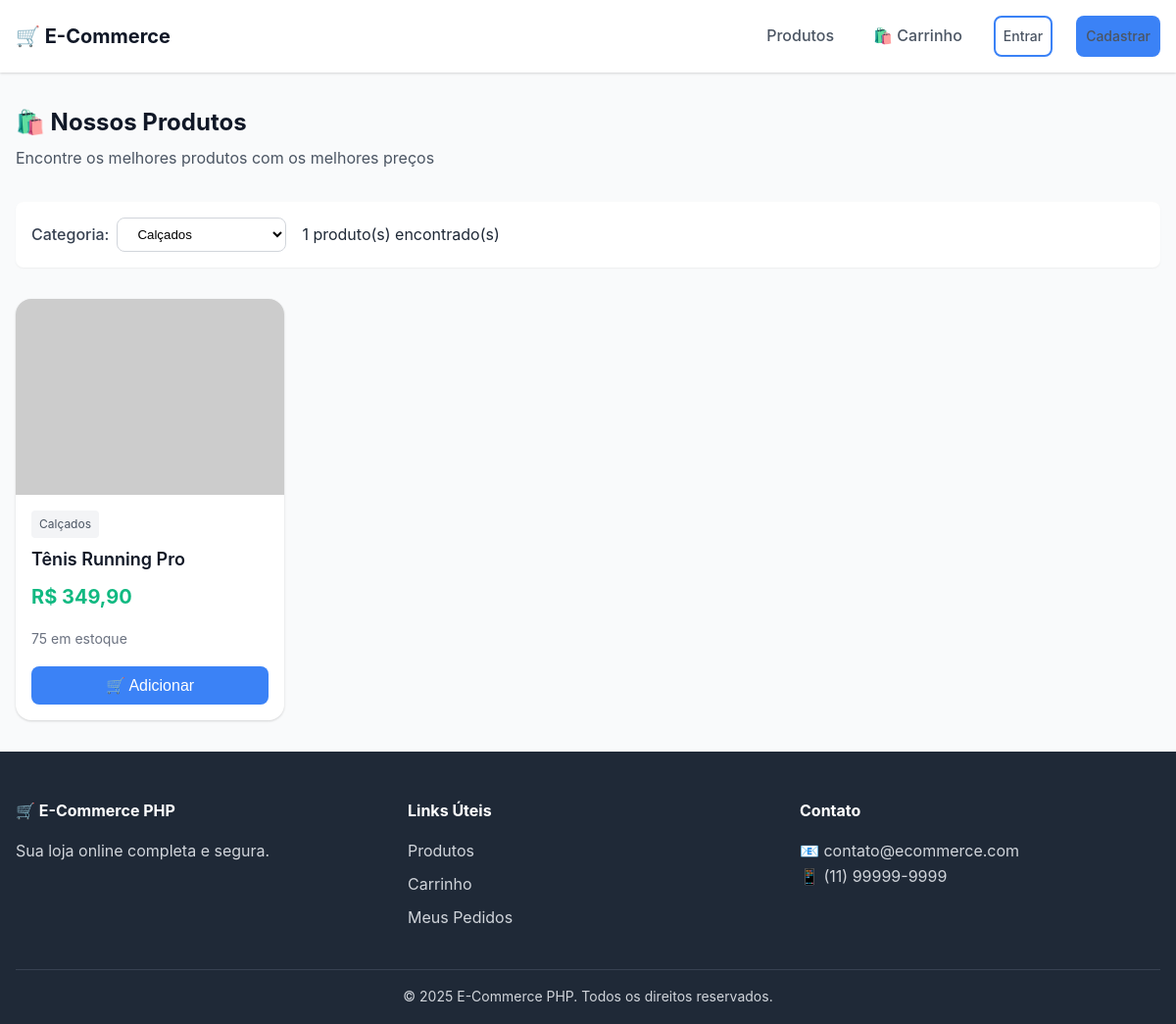
Page /index.php?categoria=Calçados on the committed database.
### tables this page shows
CREATE TABLE IF NOT EXISTS produtos (
    id INT AUTO_INCREMENT PRIMARY KEY,
    nome VARCHAR(200) NOT NULL,
    descricao TEXT,
    preco DECIMAL(10, 2) NOT NULL,
    estoque INT NOT NULL DEFAULT 0,
    categoria VARCHAR(50),
    imagem VARCHAR(500),
    ativo TINYINT(1) DEFAULT 1,
    data_cadastro TIMESTAMP DEFAULT CURRENT_TIMESTAMP,
    INDEX idx_categoria (categoria),
    INDEX idx_ativo (ativo)
);

### includes/functions.php (called while the page is built, shortened)
<?php
function escape($string) {
    return htmlspecialchars($string, ENT_QUOTES, 'UTF-8');
}
function formatMoney($value) {
    return 'R$ ' . number_format($value, 2, ',', '.');
}

### index.php (the view, shortened to what this page needs)
<?php
require_once 'includes/functions.php';
$pdo = getConnection();
$categoriaFiltro = isset($_GET['categoria']) ? trim($_GET['categoria']) : '';
$stmtCategorias = $pdo->query("SELECT DISTINCT categoria FROM produtos WHERE ativo = 1 AND categoria IS NOT NULL ORDER BY categoria");
$categorias = $stmtCategorias->fetchAll(PDO::FETCH_COLUMN);
if ($categoriaFiltro) {
    $stmt = $pdo->prepare("SELECT * FROM produtos WHERE ativo = 1 AND categoria = ? ORDER BY data_cadastro DESC");
    $stmt->execute([$categoriaFiltro]);
} else {
    $stmt = $pdo->query("SELECT * FROM produtos WHERE ativo = 1 ORDER BY data_cadastro DESC");
}
$produtos = $stmt->fetchAll();
include 'includes/header.php';
?>
<div class="page-title">
    <h1>🛍️ Nossos Produtos</h1>
    <p>Encontre os melhores produtos com os melhores preços</p>
</div>
<div class="filters">
    <div class="filter-group">
        <label for="categoria">Categoria:</label>
        <select id="categoria" onchange="filtrarPorCategoria(this.value)">
            <?php foreach ($categorias as $cat): ?>
                <option value="<?php echo escape($cat); ?>" <?php echo $categoriaFiltro === $cat ? 'selected' : ''; ?>>
                    <?php echo escape($cat); ?>
                </option>
            <?php endforeach; ?>
        </select>
    </div>
    <div class="filter-group">
        <span><?php echo count($produtos); ?> produto(s) encontrado(s)</span>
    </div>
</div>
<?php if (empty($produtos)): ?>
    <div class="cart-empty">
        <div class="cart-empty-icon">📦</div>
        <h2>Nenhum produto encontrado</h2>
        <p>Não encontramos produtos para a categoria selecionada.</p>
        <a href="index.php" class="btn btn-primary">Ver todos os produtos</a>
    </div>
<?php else: ?>
    <div class="products-grid">
        <?php foreach ($produtos as $produto): ?>
            <div class="product-card">
                <img src="<?php echo escape($produto['imagem']); ?>"
                     alt="<?php echo escape($produto['nome']); ?>"
                     class="product-image"
                     onerror="this.src='https://via.placeholder.com/400x300?text=Sem+Imagem'">
                <div class="product-info">
                    <span class="product-category"><?php echo escape($produto['categoria']); ?></span>
                    <h3 class="product-name"><?php echo escape($produto['nome']); ?></h3>
                    <div class="product-price"><?php echo formatMoney($produto['preco']); ?></div>
                    <div class="product-stock <?php echo $produto['estoque'] < 5 ? ($produto['estoque'] == 0 ? 'out' : 'low') : ''; ?>">
                        <?php if ($produto['estoque'] > 0): ?>
                            <?php echo $produto['estoque']; ?> em estoque
                        <?php else: ?>
                            Esgotado
                        <?php endif; ?>
                    </div>
                    <?php if ($produto['estoque'] > 0): ?>
                        <button class="btn btn-primary btn-block btn-add-cart"
                                data-produto-id="<?php echo $produto['id']; ?>">
                            🛒 Adicionar
                        </button>
                    <?php else: ?>
                        <button class="btn btn-secondary btn-block" disabled>
                            Indisponível
                        </button>
                    <?php endif; ?>
                </div>
            </div>
        <?php endforeach; ?>
    </div>
<?php endif; ?>
<?php include 'includes/footer.php'; ?>

### css/style.css (style rules this page uses)
:root { --primary-color: #3b82f6; --primary-hover: #2563eb; --secondary-color: #6366f1; --success-color: #10b981; --warning-color: #f59e0b; --danger-color: #ef4444; --info-color: #06b6d4; --white: #ffffff; --gray-50: #f9fafb; --gray-100: #f3f4f6; --gray-200: #e5e7eb; --gray-300: #d1d5db; --gray-400: #9ca3af; --gray-500: #6b7280; --gray-600: #4b5563; --gray-700: #374151; --gray-800: #1f2937; --gray-900: #111827; --font-family: -apple-system, BlinkMacSystemFont, 'Segoe UI', Roboto, Oxygen, Ubuntu, sans-serif; --font-size-xs: 0.75rem; --font-size-sm: 0.875rem; --font-size-base: 1rem; --font-size-lg: 1.125rem; --font-size-xl: 1.25rem; --font-size-2xl: 1.5rem; --font-size-3xl: 1.875rem; --spacing-xs: 0.25rem; --spacing-sm: 0.5rem; --spacing-md: 1rem; --spacing-lg: 1.5rem; --spacing-xl: 2rem; --spacing-2xl: 3rem; --border-radius-sm: 0.25rem; --border-radius: 0.5rem; --border-radius-lg: 1rem; --border-radius-full: 9999px; --shadow-sm: 0 1px 2px 0 rgba(0, 0, 0, 0.05); --shadow: 0 1px 3px 0 rgba(0, 0, 0, 0.1), 0 1px 2px 0 rgba(0, 0, 0, 0.06); --shadow-md: 0 4px 6px -1px rgba(0, 0, 0, 0.1), 0 2px 4px -1px rgba(0, 0, 0, 0.06); --shadow-lg: 0 10px 15px -3px rgba(0, 0, 0, 0.1), 0 4px 6px -2px rgba(0, 0, 0, 0.05); --transition-fast: 150ms ease; --transition: 300ms ease; }
*, *::before, *::after { box-sizing: border-box; margin: 0; padding: 0; }
html { scroll-behavior: smooth; }
body { font-family: var(--font-family); font-size: var(--font-size-base); line-height: 1.6; color: var(--gray-800); background-color: var(--gray-50); min-height: 100vh; display: flex; flex-direction: column; }
img { max-width: 100%; height: auto; display: block; }
.btn { display: inline-flex; align-items: center; justify-content: center; gap: var(--spacing-sm); padding: var(--spacing-sm) var(--spacing-lg); font-size: var(--font-size-base); font-weight: 500; border-radius: var(--border-radius); border: 2px solid transparent; cursor: pointer; transition: all var(--transition-fast); text-decoration: none; }
.btn-primary { background: var(--primary-color); color: var(--white); }
.btn-block { width: 100%; }
.products-grid { display: grid; grid-template-columns: repeat(auto-fill, minmax(260px, 1fr)); gap: var(--spacing-lg); }
.product-card { background: var(--white); border-radius: var(--border-radius-lg); box-shadow: var(--shadow); overflow: hidden; transition: transform var(--transition), box-shadow var(--transition); }
.product-image { width: 100%; height: 200px; object-fit: cover; background: var(--gray-100); }
.product-info { padding: var(--spacing-md); }
.product-category { display: inline-block; padding: var(--spacing-xs) var(--spacing-sm); background: var(--gray-100); color: var(--gray-600); font-size: var(--font-size-xs); border-radius: var(--border-radius-sm); margin-bottom: var(--spacing-sm); }
.product-name { font-size: var(--font-size-lg); font-weight: 600; color: var(--gray-900); margin-bottom: var(--spacing-sm); display: -webkit-box; -webkit-line-clamp: 2; -webkit-box-orient: vertical; overflow: hidden; }
.product-price { font-size: var(--font-size-xl); font-weight: 700; color: var(--success-color); margin-bottom: var(--spacing-md); }
.product-stock { font-size: var(--font-size-sm); color: var(--gray-500); margin-bottom: var(--spacing-md); }
.filters { display: flex; flex-wrap: wrap; gap: var(--spacing-md); margin-bottom: var(--spacing-xl); padding: var(--spacing-md); background: var(--white); border-radius: var(--border-radius); box-shadow: var(--shadow-sm); }
.filter-group { display: flex; align-items: center; gap: var(--spacing-sm); }
.filter-group label { font-weight: 500; color: var(--gray-700); }
.filter-group select { padding: var(--spacing-sm) var(--spacing-md); border: 1px solid var(--gray-300); border-radius: var(--border-radius); background: var(--white); cursor: pointer; }
.page-title { margin-bottom: var(--spacing-xl); }
.page-title h1 { font-size: var(--font-size-2xl); color: var(--gray-900); margin-bottom: var(--spacing-xs); }
.page-title p { color: var(--gray-600); }

### rows in the picture
produtos: categoria "Calçados", nome "Tênis Running Pro", preco "R$ 349,90", estoque "75"

### other values in the picture
count($produtos) "1"
form field value "Calçados"
